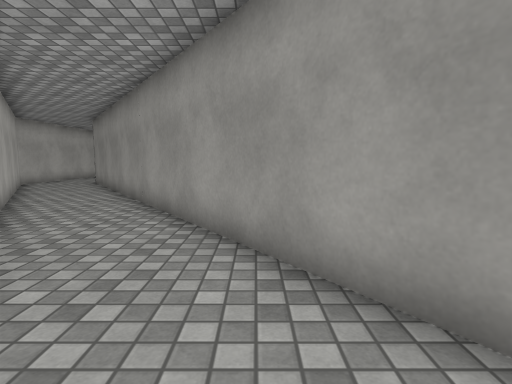
[1] (above)

21 first-person views from a walk through a 3-D level made in the Unity game engine. The camera is 1.2 m above the floor, tilts 6° down and sees 80° across. Doors are open. The floor is counted in squares, 1 m on a side. Each view is taken from the middle of a square. On the plan, view 1 faces up. The plan holds only what a view shows up to about 13 squares ahead; the rest is blank. The place goes on beyond the plan. The player is left out. Surface patterns are stand-ins for the level's own textures.

[2]
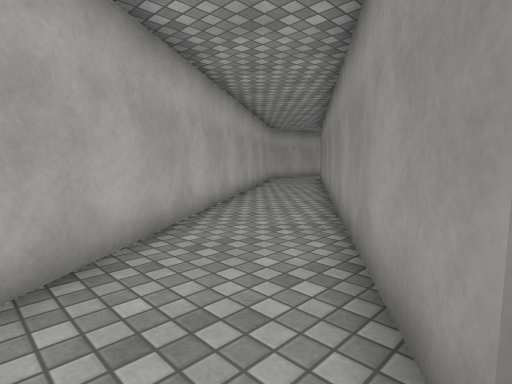

[3]
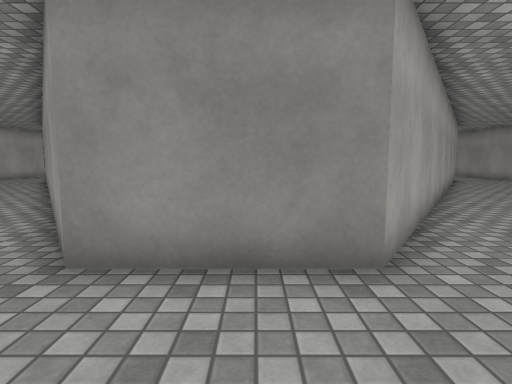

[4]
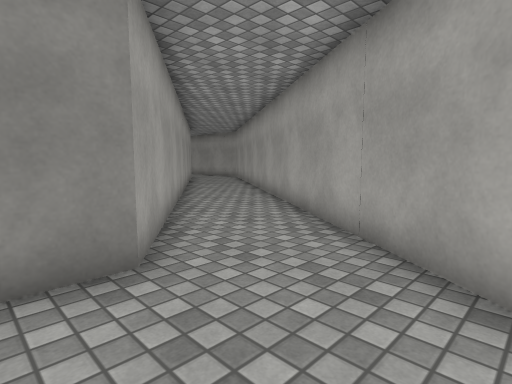

[5]
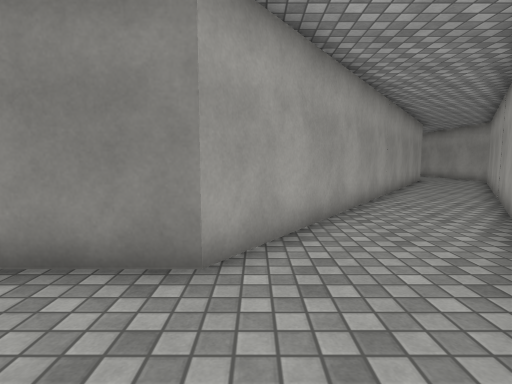

[6]
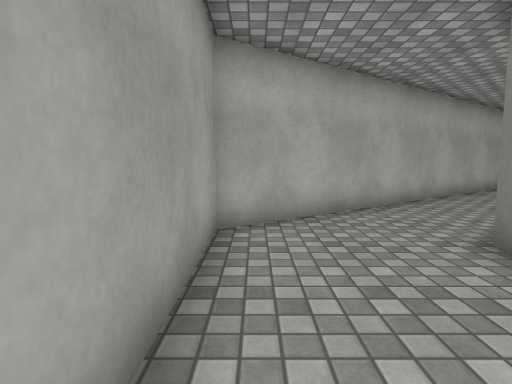

[7]
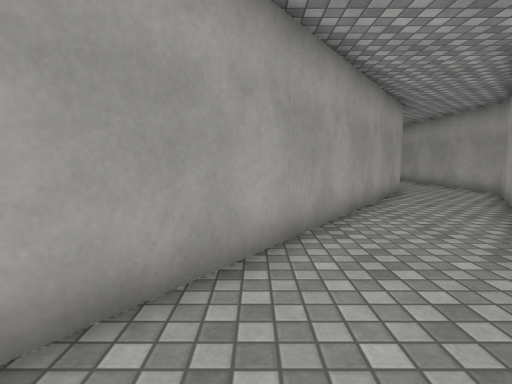

[8]
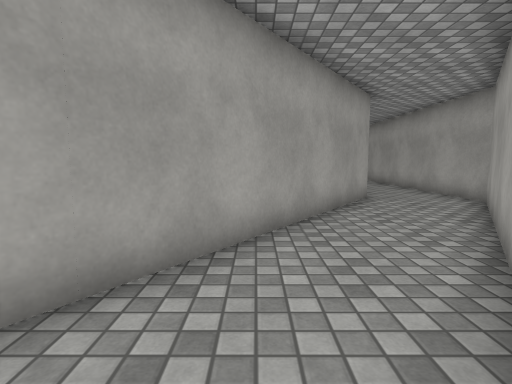

[9]
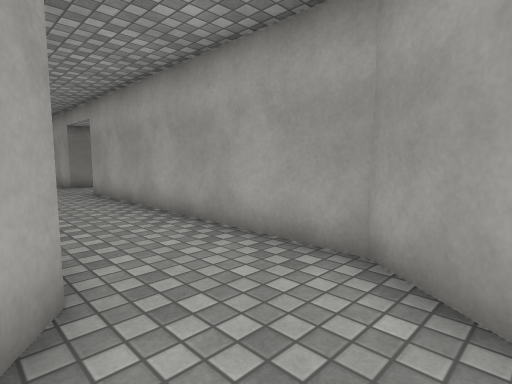

[10]
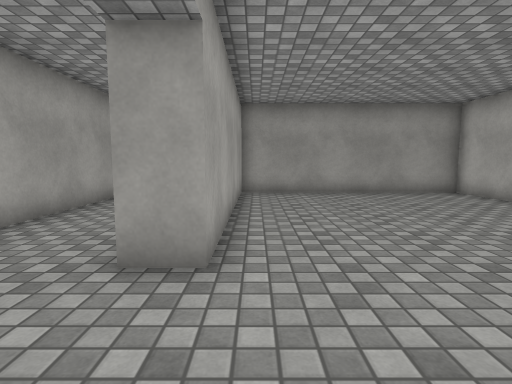

[11]
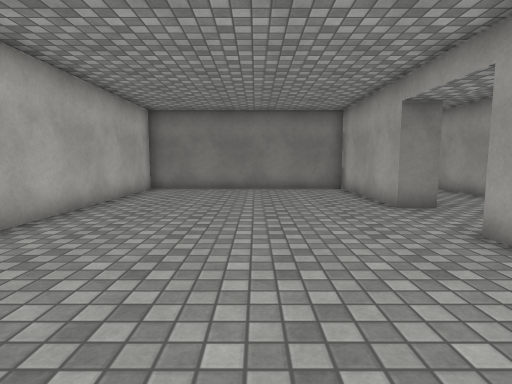

[12]
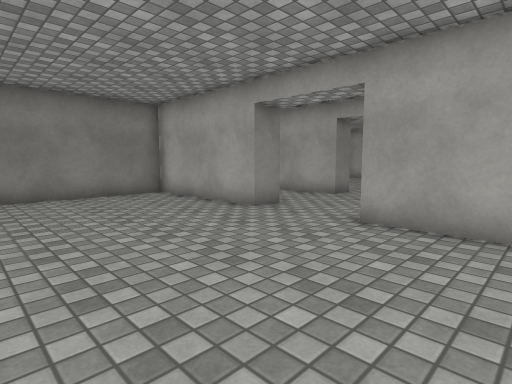

[13]
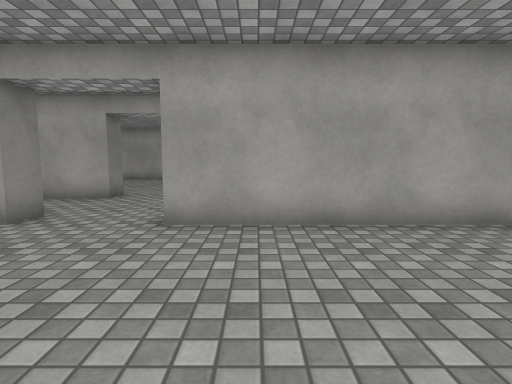

[14]
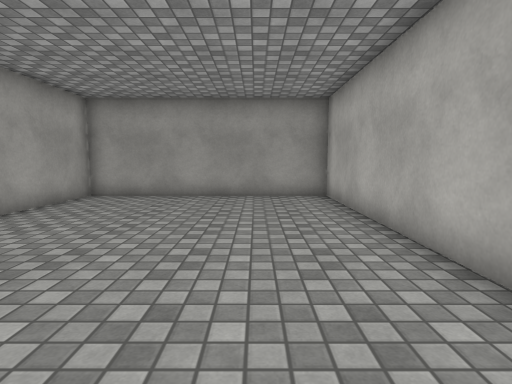

[15]
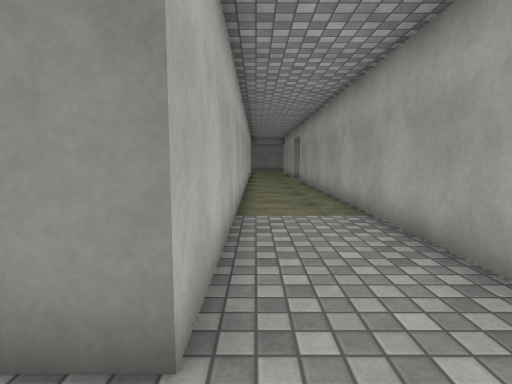

[16]
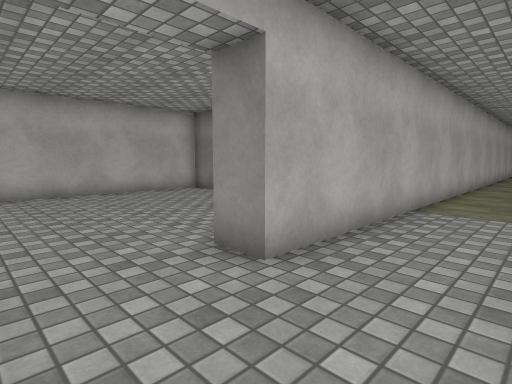

[17]
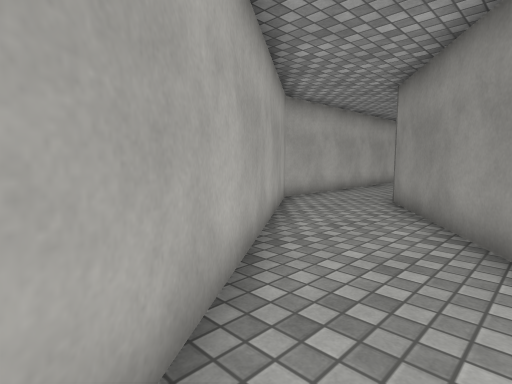

[18]
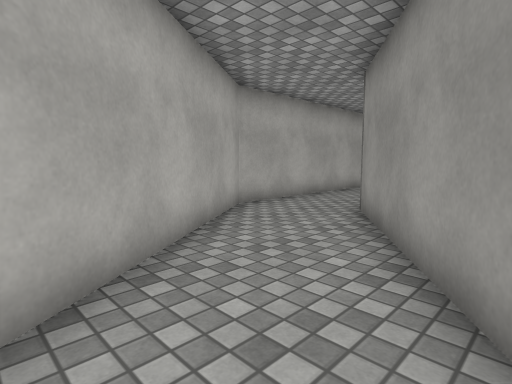

[19]
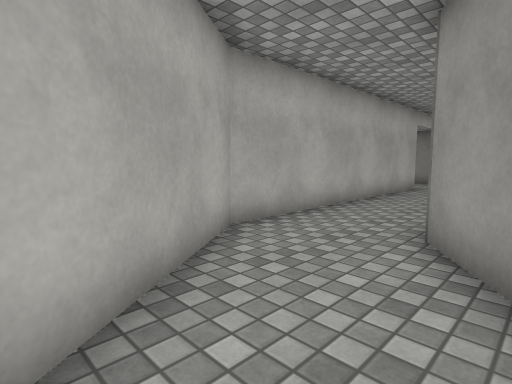

[20]
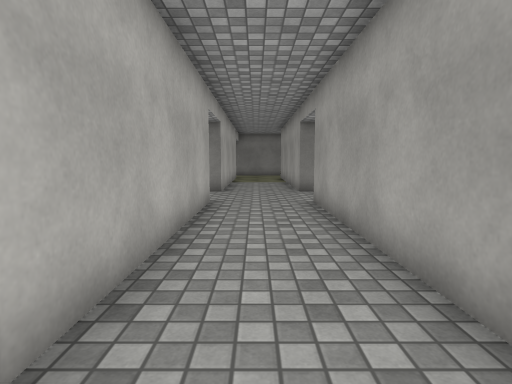

[21]
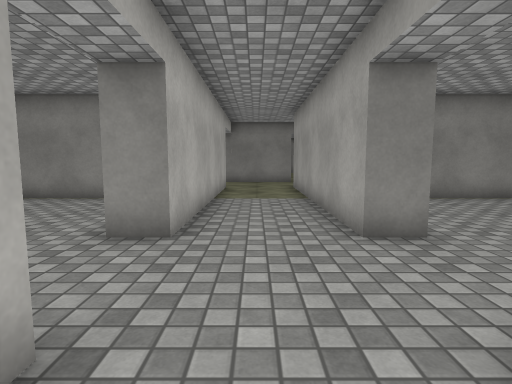

### Floor plan
Points are (right, up) in squares from view 1. A wall is a line through its corners. A room is listed if a view was taken in it or the views show most of it. See-through windows are left out.
Room 1 (views 1, 2, 3, 4, 5, 6, 7, 8, 9, 15, 16, 17, 18, 19, 20, 21)
walls: (15.6, 15.8) (5.4, 1.3) (1.9, 1.3) (-8.3, 15.8); (7, -1.9) (18.5, 14.6) (18.5, 24.8); (14.6, 24.7) (15.6, 24.7); (19.6, 27.6) (18.5, 27.6) (18.5, 37.5); (-8.3, 17.9) (-8.3, 24.8); (-7.2, 27.6) (-8.3, 27.6) (-8.3, 36.1); (-11.3, 24.8) (-11.3, 14.7) (0.8, -2.7) (5.2, -2.7); (15.6, 37.5) (15.6, 27.6) (14.6, 27.6); (-11.3, 35.9) (-11.3, 27.6) (-12.4, 27.6)
ways out: opening at (15, 26.5) to room 2; open door at (14, 25) to room 2; opening at (19, 25.5); open door at (-12.5, 24.5); open door at (-6.5, 27.5); open door at (19.7, 27.3)
Room 2 (views 10, 11, 12, 13, 14)
walls: (14.6, 27.6) (14.6, 32.6) (6.6, 32.6) (6.6, 16.8) (14.6, 16.8); (14.6, 16.5) (14.6, 24.7)
ways out: opening at (15, 26.5) to room 1; open door at (14, 25) to room 1

Positions as (right, up) in squares from view 1, and headings:
1: (0, 0), facing up
2: (2, 0), facing up-left
3: (4, -2), facing up
4: (4, -2), facing up-right
5: (6, -2), facing up
6: (6, -2), facing left
7: (10, 4), facing up
8: (12, 6), facing up
9: (15, 13), facing up-right
10: (14, 28), facing down
11: (11, 20), facing up
12: (9, 22), facing up-right
13: (9, 23), facing right
14: (9, 27), facing down
15: (16, 26), facing up
16: (18, 25), facing up-left
17: (-5, 7), facing up-left
18: (-5, 9), facing up-left
19: (-7, 11), facing up-left
20: (-10, 16), facing up
21: (-10, 23), facing up
